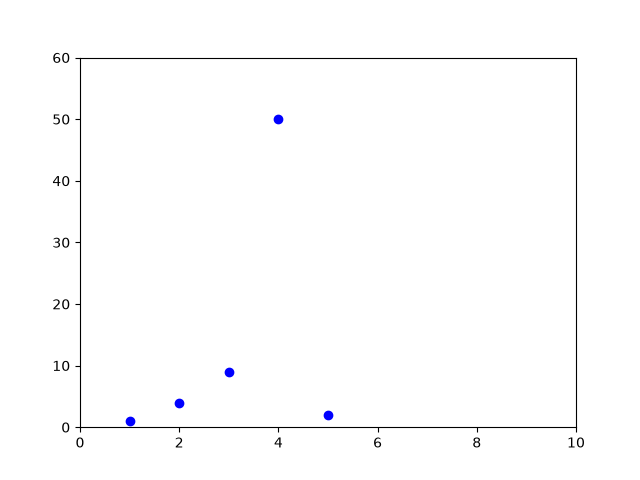

This chart was generated by the following Python code:
import matplotlib.pyplot as plt
import numpy as np
plt.plot([1, 2, 3, 4, 5], [1, 4, 9, 50, 2],'bo')
plt.axis([0, 10, 0, 60])
plt.show()
